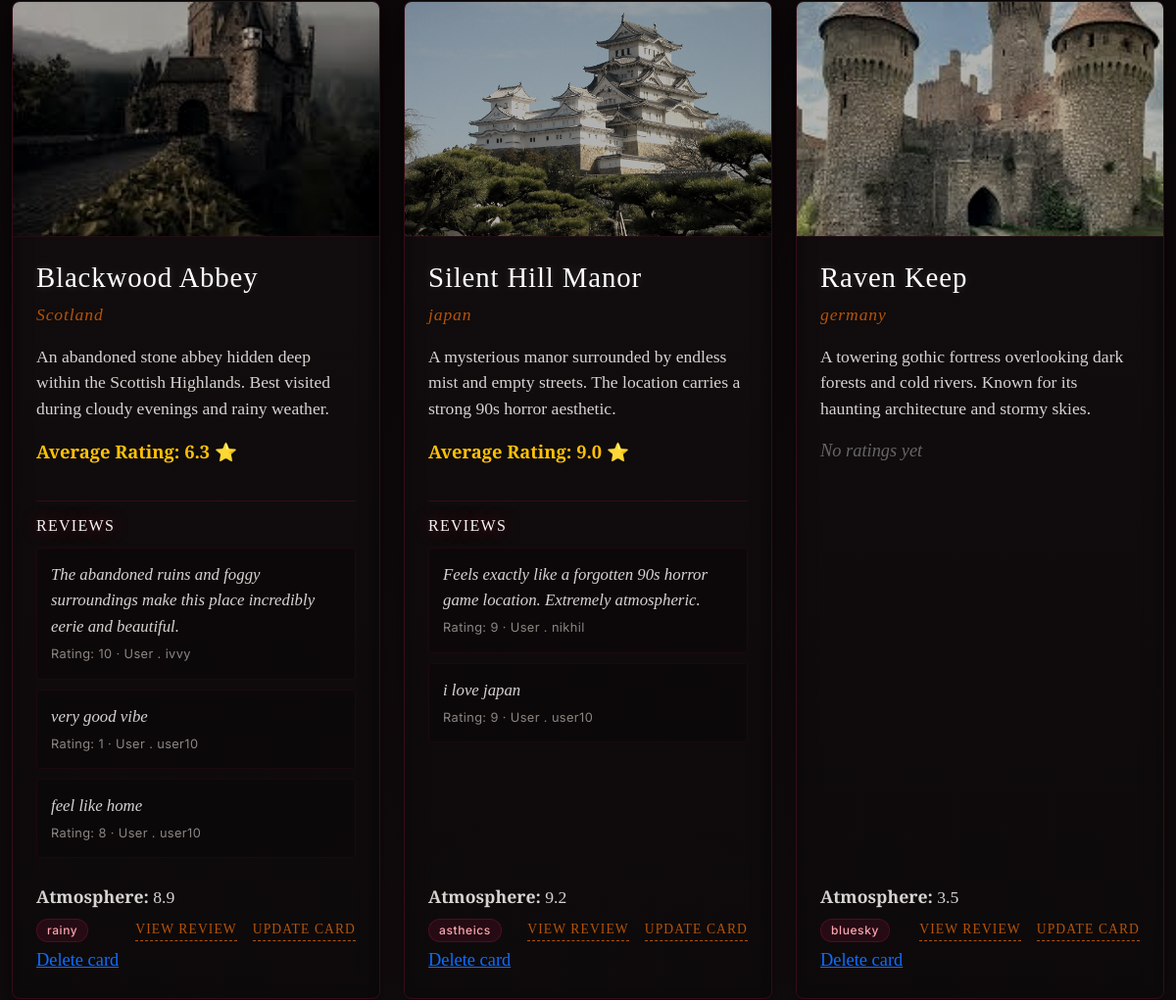
The page /home/ (signed in, middle part) on the database as committed earlier.
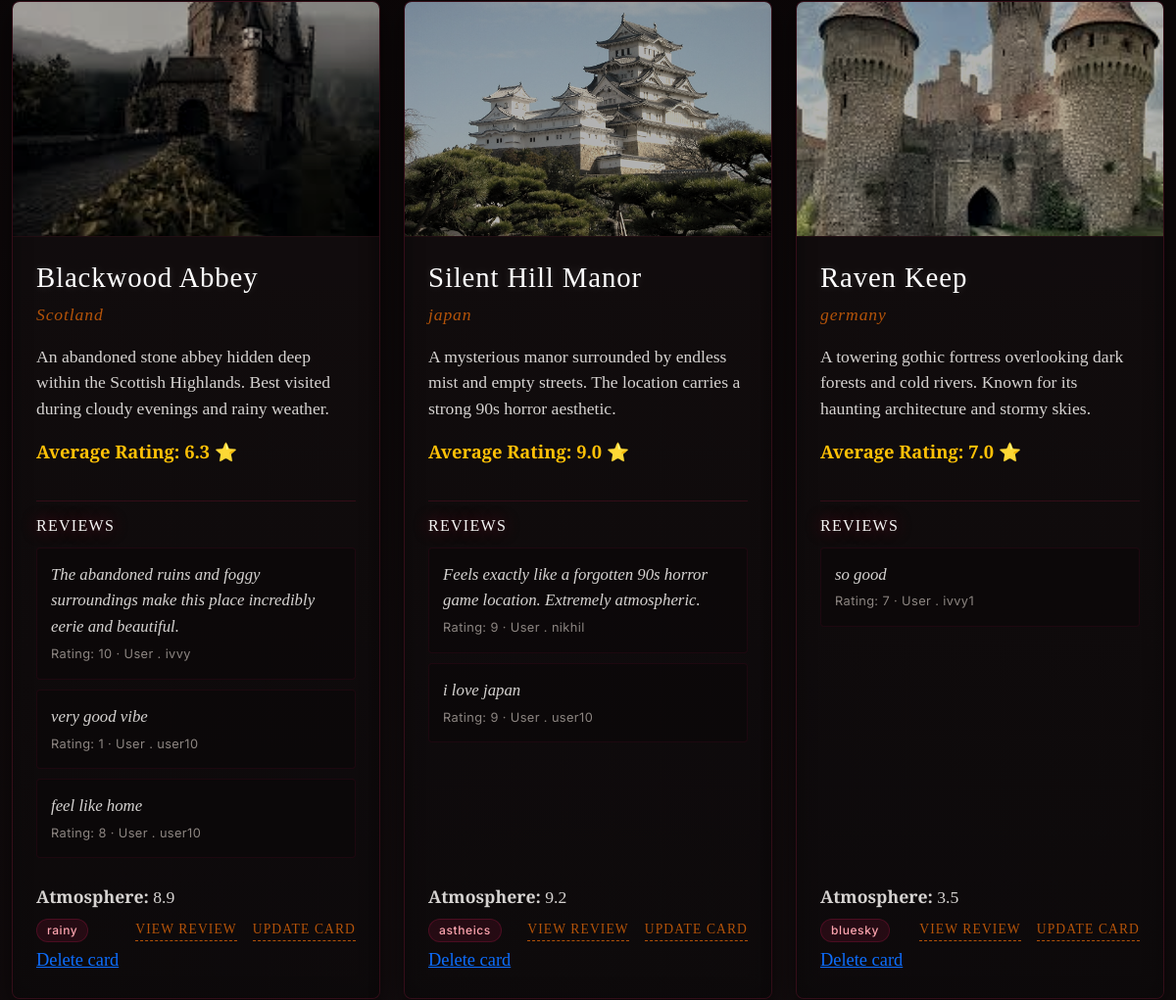
The same page on the database as committed later.
### core/models.py (models this page shows, shortened)
class Destination(models.Model):
    posted_by = models.ForeignKey(User, on_delete=models.SET_NULL, null=True, blank=True, related_name='destinations' )
    castle = models.CharField(max_length=100, unique=True)
    country = models.CharField(max_length=100)
    description = models.TextField()
    image = models.ImageField(upload_to="images/", blank=True, null=True)
    atmosphere = models.FloatField()
    tags = models.ManyToManyField('Tag',related_name="destinations", blank=True)

class Review(models.Model):
    comment = models.TextField()
    rating = models.IntegerField()
    user = models.ForeignKey(User, on_delete=models.CASCADE)
    destination = models.ForeignKey(Destination, on_delete=models.CASCADE)

class Tag(models.Model):
    name = models.CharField(max_length=50)

### core/views.py (the view, shortened to what this page needs)
# urls.py: 2. Add a URL to urlpatterns:  path('', views.home, name='home')
@login_required
def home(request):
    search = request.GET.get("castle")
    if search:
        dest = Destination.objects.filter(castle__icontains=search)
    else:
        dest = Destination.objects.annotate(Avg_rate=Avg('review__rating'))
    paginator = Paginator(dest,6)
    page_number = request.GET.get("page")
    page_obj = paginator.get_page(page_number)
    return render(request, "core/home.html",{"page_obj" : page_obj, "search":search})

### templates/core/home.html (shortened to what this page needs)
<!DOCTYPE html>
<html lang="en">
<head>
    {% load static %}
    <link rel="stylesheet" href="https://cdn.jsdelivr.net/npm/bootstrap@5.3.8/dist/css/bootstrap.min.css">
    <link rel="stylesheet" href="{% static 'core/styles.css' %}">
</head>
<body>
    <div class="container py-5">
        <div class="row row-cols-1 row-cols-md-2 row-cols-lg-3 g-4 destination-list">
            {% for d in page_obj %}
            <div class="col">
                <article class="destination-card card h-100">
                    {% if d.image %}
                    <img src="{{ d.image.url }}" alt="{{ d.castle }}" class="card-img-top">
                    {% endif %}
                    <div class="card-body destination-card-body d-flex flex-column">
                        <div>
                            <h2 class="destination-card-title h4">{{ d.castle }}</h2>
                            <p class="destination-card-subtitle mb-3">{{ d.country }}</p>
                            <p class="destination-card-text mb-3">{{ d.description }}</p>
{% if d.Avg_rate %}
    <p style="color: #ffc107; font-weight: bold;">Average Rating: {{ d.Avg_rate|floatformat:1 }} ⭐</p>
{% else %}
    <p style="color: #666; font-style: italic;">No ratings yet</p>
{% endif %}
                        </div>
                        {% if d.review_set.all %}
                        <div class="review-section mb-3">
                            <h6 class="review-title">Reviews</h6>
                            {% for review in d.review_set.all %}
                            <div class="review-card mb-2 p-3 rounded-3">
                                <p class="review-text mb-1">{{ review.comment }}</p>
                                <p class="review-meta mb-0">Rating: {{ review.rating }} · User .  {{ review.user }}</p>
                            </div>
                            {% endfor %}
                        </div>
                        {% endif %}
                        <div class="mt-auto">
                            <p class="destination-card-text mb-2"><strong>Atmosphere:</strong> {{ d.atmosphere }}</p>
                            <div class="destination-card-meta d-flex flex-wrap align-items-center gap-1">
                                {% for tag in d.tags.all %}
                                    <span class="badge rounded-pill bg-secondary">{{ tag.name }}</span>
                                {% endfor %}
                                <a href="{% url 'review_view' d.id %}" class="view-review-link">View Review</a>
                                <a href="{% url 'update_card' d.id %}"class="update-card-link">Update Card</a>
                                <a href="{% url 'delete_castle' d.id %}">Delete card</a>
                            </div>
                        </div>
                    </div>
                </article>
            </div>
            {% endfor %}
        </div>
    </div>
</body>
</html>

### static/core/styles.css (style rules this page uses)
:root { --bg-base: #060405; --bg-surface: #0f0b0c; --bg-card: rgba(18, 14, 15, 0.85); --bg-card-hover: rgba(26, 20, 21, 0.95); --accent-crimson: #881337; --accent-crimson-bright: #e11d48; --accent-gold: #b45309; --accent-gold-bright: #fbbf24; --border-gothic: rgba(136, 19, 55, 0.3); --border-gothic-bright: rgba(225, 29, 72, 0.6); --border-gold: rgba(180, 83, 9, 0.35); --border-gold-bright: rgba(251, 191, 36, 0.75); --text-primary: #f5f5f4; --text-secondary: #d6d3d1; --text-muted: #8c8581; --font-heading: 'Cinzel', serif; --font-body: 'Cormorant Garamond', serif; --font-ui: 'Inter', sans-serif; --gold-glow: rgba(251, 191, 36, 0.35); --primary-glow: rgba(225, 29, 72, 0.5); }
body { margin: 0; min-height: 100vh; font-family: var(--font-body); background: radial-gradient(circle at center, #160f11 0%, #0d0809 60%, #050304 100%); color: var(--text-primary); font-size: 1.15rem; line-height: 1.6; }
.destination-list { margin-top: 2rem; }
.destination-card { background: var(--bg-card); border: 1px solid var(--border-gothic) !important; border-radius: 8px !important; overflow: hidden; box-shadow: 0 10px 30px rgba(0, 0, 0, 0.6), inset 0 0 20px rgba(0, 0, 0, 0.4); transition: all 0.4s ease; height: 100%; }
.destination-card .card-img-top { height: 240px; object-fit: cover; filter: sepia(0.3) contrast(1.1) brightness(0.7) saturate(0.8); transition: all 0.5s cubic-bezier(0.25, 0.46, 0.45, 0.94); border-bottom: 1px solid var(--border-gothic); }
.destination-card-body { padding: 24px; background: linear-gradient(180deg, rgba(22, 17, 18, 0) 0%, rgba(10, 8, 9, 0.6) 100%); }
.destination-card-title { font-family: var(--font-heading); font-size: 1.8rem; color: #ffffff; margin-bottom: 6px; letter-spacing: 0.03em; text-shadow: 0 0 10px rgba(255, 255, 255, 0.15); }
.destination-card-subtitle { font-family: var(--font-body); color: var(--accent-gold); font-size: 1.1rem; font-style: italic; letter-spacing: 0.05em; margin-bottom: 12px; }
.destination-card-text { color: var(--text-secondary); font-size: 1.1rem; line-height: 1.5; }
.review-section { margin-top: 20px; border-top: 1px double var(--border-gothic); padding-top: 15px; }
.review-section .review-title { font-family: var(--font-heading); font-size: 1rem; color: var(--text-primary); text-transform: uppercase; letter-spacing: 0.08em; margin-bottom: 12px; }
.review-card { background: rgba(10, 8, 9, 0.6) !important; border: 1px solid rgba(136, 19, 55, 0.15) !important; border-radius: 4px !important; padding: 14px !important; margin-bottom: 10px !important; transition: all 0.3s ease; }
.review-text { color: var(--text-secondary); font-style: italic; font-size: 1.05rem; margin-bottom: 4px; }
.review-meta { color: var(--text-muted); font-family: var(--font-ui); font-size: 0.8rem; letter-spacing: 0.03em; }
.destination-card-meta .badge { background: rgba(136, 19, 55, 0.2) !important; color: #fda4af !important; border: 1px solid rgba(136, 19, 55, 0.4) !important; font-family: var(--font-ui); font-size: 0.75rem; font-weight: 500; letter-spacing: 0.05em; padding: 5px 10px; border-radius: 4px; }
.view-review-link, .update-card-link { display: inline-block; font-family: var(--font-heading); font-size: 0.85rem; color: var(--accent-gold); text-decoration: none; text-transform: uppercase; letter-spacing: 0.08em; border-bottom: 1px dashed var(--accent-gold); transition: all 0.3s ease; }
.view-review-link { margin-left: auto; }
.update-card-link { margin-left: 12px; }
.container { max-width: 1200px; }
.review-title { font-family: var(--font-heading); color: #ffffff; text-shadow: 0 0 15px rgba(225, 29, 72, 0.5); margin-bottom: 10px; letter-spacing: 0.04em; }

Rows that differ between the two databases and show on the page:
shown differently, row unchanged: Destination "Raven Keep": Avg_rate (not shown) → "7.0"; text "No ratings yet" → "Average Rating: ⭐ REVIEWS"
added Review: comment "so good", rating "7", user "ivvy1", shown under Destination "Raven Keep"
